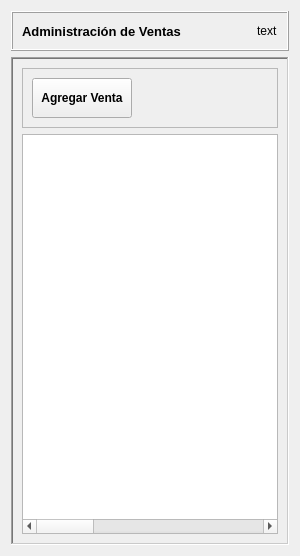
             <widget class="QWidget" name="administrar">
              <layout class="QVBoxLayout" name="verticalLayout_18">
               <item>
                <layout class="QVBoxLayout" name="verticalLayout_17">
                 <item>
                  <widget class="QFrame" name="frame_16">
                   <property name="maximumSize">
                    <size>
                     <width>16777215</width>
                     <height>40</height>
                    </size>
                   </property>
                   <property name="frameShape">
                    <enum>QFrame::Box</enum>
                   </property>
                   <property name="frameShadow">
                    <enum>QFrame::Raised</enum>
                   </property>
                   <layout class="QGridLayout" name="gridLayout_10">
                    <item row="0" column="3">
                     <widget class="QLabel" name="labelBreadcrum_6">
                      <property name="text">
                       <string>text</string>
                      </property>
                     </widget>
                    </item>
                    <item row="0" column="0">
                     <layout class="QHBoxLayout" name="horizontalLayout_9">
                      <item>
                       <widget class="QLabel" name="label_15">
                        <property name="font">
                         <font>
                          <pointsize>10</pointsize>
                          <weight>75</weight>
                          <bold>true</bold>
                         </font>
                        </property>
                        <property name="text">
                         <string>Administración de Ventas</string>
                        </property>
                       </widget>
                      </item>
                     </layout>
                    </item>
                    <item row="0" column="1">
                     <spacer name="horizontalSpacer_8">
                      <property name="orientation">
                       <enum>Qt::Horizontal</enum>
                      </property>
                      <property name="sizeHint" stdset="0">
                       <size>
                        <width>40</width>
                        <height>20</height>
                       </size>
                      </property>
                     </spacer>
                    </item>
                    <item row="0" column="2">
                     <widget class="QLabel" name="label_10">
                      <property name="minimumSize">
                       <size>
                        <width>16</width>
                        <height>16</height>
                       </size>
                      </property>
                      <property name="maximumSize">
                       <size>
                        <width>16</width>
                        <height>16</height>
                       </size>
                      </property>
                      <property name="pixmap">
                       <pixmap resource="recursos.qrc">:/images/home.svg</pixmap>
                      </property>
                      <property name="scaledContents">
                       <bool>true</bool>
                      </property>
                     </widget>
                    </item>
                   </layout>
                  </widget>
                 </item>
                 <item>
                  <widget class="QFrame" name="frame_17">
                   <property name="frameShape">
                    <enum>QFrame::WinPanel</enum>
                   </property>
                   <property name="frameShadow">
                    <enum>QFrame::Sunken</enum>
                   </property>
                   <layout class="QVBoxLayout" name="verticalLayout_23">
                    <item>
                     <widget class="QFrame" name="frame_24">
                      <property name="minimumSize">
                       <size>
                        <width>0</width>
                        <height>60</height>
                       </size>
                      </property>
                      <property name="frameShape">
                       <enum>QFrame::StyledPanel</enum>
                      </property>
                      <property name="frameShadow">
                       <enum>QFrame::Raised</enum>
                      </property>
                      <layout class="QGridLayout" name="gridLayout_18">
                       <item row="0" column="0">
                        <layout class="QHBoxLayout" name="horizontalLayout_15">
                         <item>
                          <widget class="QPushButton" name="btnClientAdd_5">
                           <property name="minimumSize">
                            <size>
                             <width>100</width>
                             <height>40</height>
                            </size>
                           </property>
                           <property name="font">
                            <font>
                             <weight>75</weight>
                             <bold>true</bold>
                            </font>
                           </property>
                           <property name="text">
                            <string>Agregar Venta</string>
                           </property>
                          </widget>
                         </item>
                         <item>
                          <spacer name="horizontalSpacer_14">
                           <property name="orientation">
                            <enum>Qt::Horizontal</enum>
                           </property>
                           <property name="sizeHint" stdset="0">
                            <size>
                             <width>40</width>
                             <height>20</height>
                            </size>
                           </property>
                          </spacer>
                         </item>
                        </layout>
                       </item>
                      </layout>
                     </widget>
                    </item>
                    <item>
                     <widget class="QTableWidget" name="tableWidget_5">
                      <property name="minimumSize">
                       <size>
                        <width>0</width>
                        <height>400</height>
                       </size>
                      </property>
                      <property name="font">
                       <font>
                        <weight>75</weight>
                        <bold>true</bold>
                       </font>
                      </property>
                      <property name="frameShape">
                       <enum>QFrame::StyledPanel</enum>
                      </property>
                      <property name="columnCount">
                       <number>8</number>
                      </property>
                      <attribute name="horizontalHeaderVisible">
                       <bool>false</bool>
                      </attribute>
                      <column>
                       <property name="text">
                        <string>Codigo factura</string>
                       </property>
                      </column>
                      <column>
                       <property name="text">
                        <string>Cliente</string>
                       </property>
                      </column>
                      <column>
                       <property name="text">
                        <string>Vendedor</string>
                       </property>
                      </column>
                      <column>
                       <property name="text">
                        <string>Forma de pago</string>
                       </property>
                      </column>
                      <column>
                       <property name="text">
                        <string>Neto</string>
                       </property>
                      </column>
                      <column>
                       <property name="text">
                        <string>Total</string>
                       </property>
                      </column>
                      <column>
                       <property name="text">
                        <string>Fecha</string>
                       </property>
                      </column>
                      <column>
                       <property name="text">
                        <string>Acciones</string>
                       </property>
                      </column>
                     </widget>
                    </item>
                   </layout>
                  </widget>
                 </item>
                </layout>
               </item>
              </layout>
             </widget>
